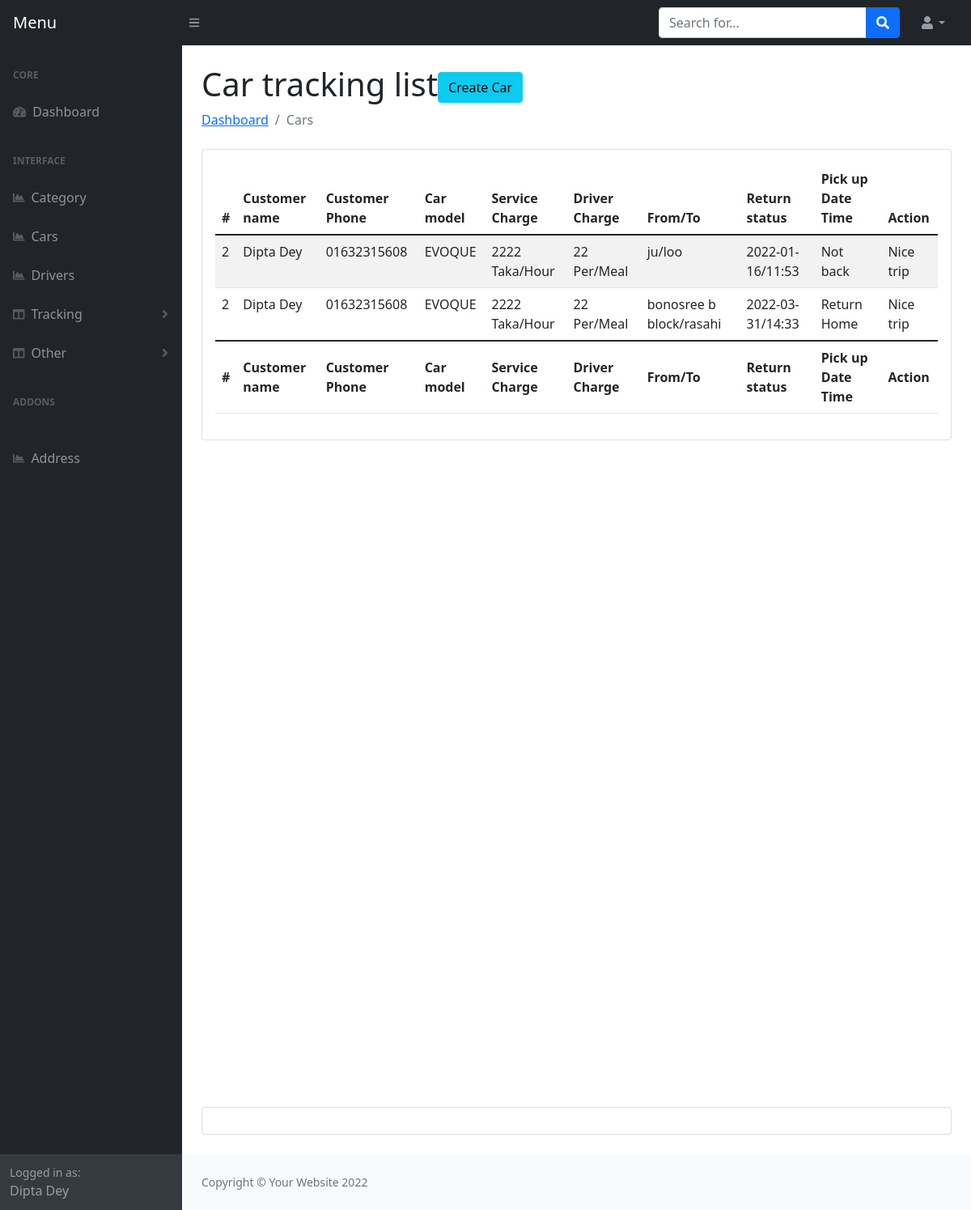
Before: /admin/last-rent.php (signed in) with the older database file.
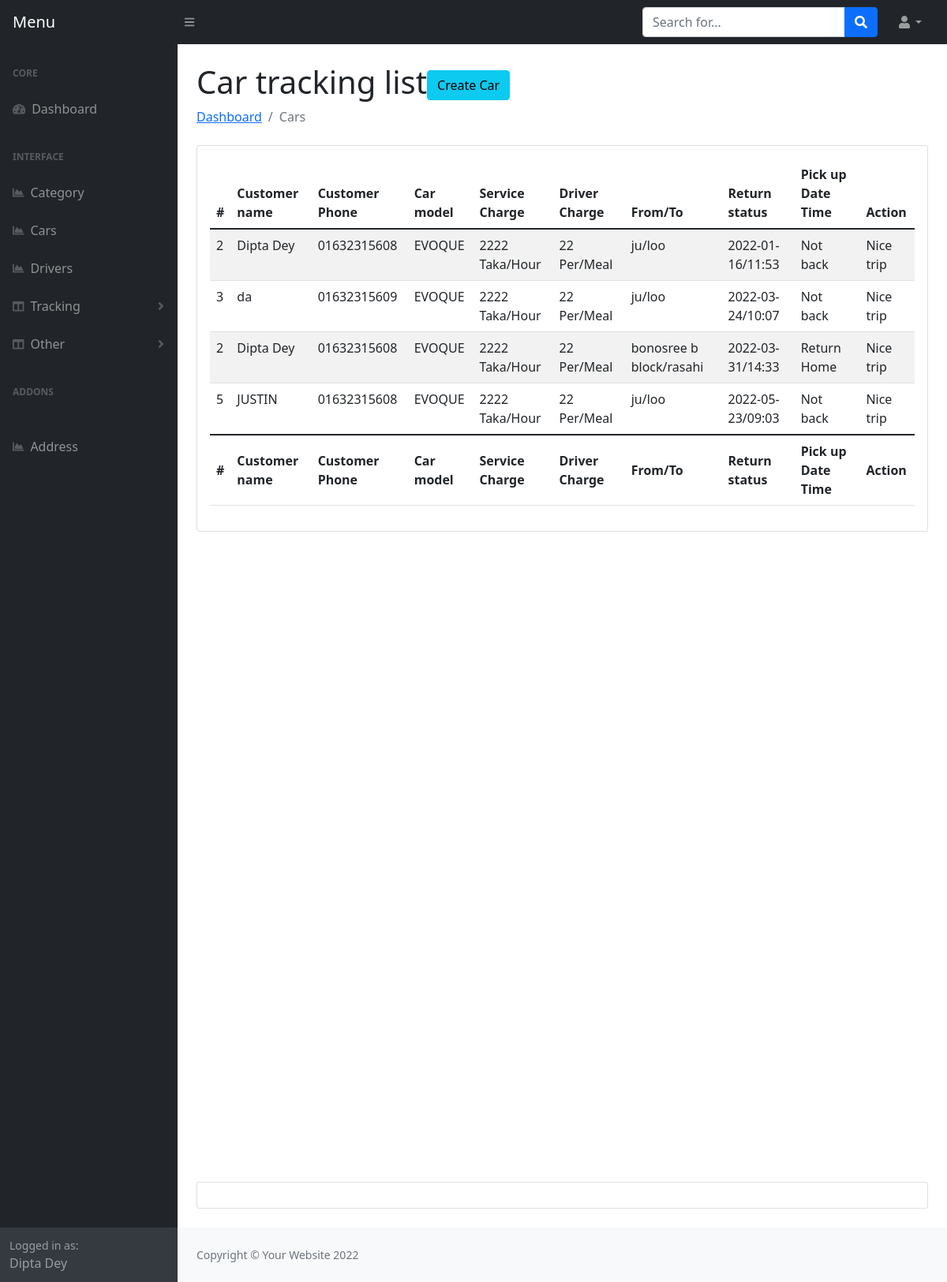
After: the same page with the newer database file.
### tables this page shows
CREATE TABLE `orders` (
  `Oid` int(11) NOT NULL,
  `car_id` int(11) NOT NULL,
  `user_id` int(11) NOT NULL,
  `driver_id` int(11) NOT NULL,
  `pickup_location` text NOT NULL,
  `dropup_location` text NOT NULL,
  `date` varchar(191) NOT NULL,
  `time` varchar(191) NOT NULL,
  `trip_loop` tinyint(4) NOT NULL,
  `status` tinyint(4) NOT NULL,
  `created_at` timestamp NOT NULL DEFAULT current_timestamp()
);

CREATE TABLE `users` (
  `id` int(11) NOT NULL,
  `name` varchar(155) NOT NULL,
  `email` varchar(155) NOT NULL,
  `phone` varchar(100) NOT NULL,
  `address` text NOT NULL,
  `password` varchar(150) NOT NULL,
  `national_id` int(11) NOT NULL,
  `image` varchar(155) NOT NULL,
  `otp` int(11) DEFAULT NULL,
  `auth_check` int(11) NOT NULL DEFAULT 0,
  `flag` tinyint(4) NOT NULL,
  `created_at` timestamp NOT NULL DEFAULT current_timestamp()
);

CREATE TABLE `cars` (
  `id` int(11) NOT NULL,
  `cat_id` int(11) NOT NULL,
  `name` varchar(200) NOT NULL,
  `model` varchar(200) NOT NULL,
  `mileage` varchar(200) NOT NULL,
  `seats` int(11) NOT NULL,
  `fuel` varchar(200) NOT NULL,
  `service_charge` varchar(200) NOT NULL,
  `driver_food_charge` varchar(200) NOT NULL,
  `description` text NOT NULL,
  `image` varchar(155) NOT NULL,
  `transmission` varchar(155) NOT NULL DEFAULT 'Manual',
  `airconditions` tinytext NOT NULL,
  `child_seat` tinytext NOT NULL,
  `gps` tinyint(4) NOT NULL,
  `luggage` tinytext NOT NULL,
  `music` tinytext NOT NULL,
  `seat_belt` tinyint(4) NOT NULL,
  `sleeping_bed` tinyint(4) NOT NULL,
  `water` tinyint(4) NOT NULL,
  `bluetooth` tinyint(4) NOT NULL,
  `onboard_computer` tinyint(4) NOT NULL,
  `audio_input` tinyint(4) NOT NULL,
  `long_term_trips` tinyint(4) NOT NULL,
  `car_kit` tinyint(4) NOT NULL,
  `remote_central_locking` tinyint(4) NOT NULL,
  `climate_control` tinyint(4) NOT NULL,
  `flag` tinyint(4) NOT NULL,
  `created_at` timestamp NOT NULL DEFAULT current_timestamp()
);

### admin/last-rent.php (the view, shortened to what this page needs)
<?php include 'header.php'; ?>
<main>
    <div class="container-fluid px-4">
        <h1 class="mt-4">Car tracking list<a class="btn btn-info" href="createcar.php">Create Car</a></h1>
        <ol class="breadcrumb mb-4">
            <li class="breadcrumb-item"><a href="index.php">Dashboard</a></li>
            <li class="breadcrumb-item active">Cars</li>
        </ol>
        <div class="card mb-4">
            <div class="card-body">
                <table class="table table-striped" id="datatablesSimple">
                    <thead>
                        <tr>
                            <th>#</th>
                            <th>Customer name</th>
                            <th>Customer Phone</th>
                            <th>Car model</th>
                            <th>Service Charge</th>
                            <th>Driver Charge</th>
                            <th>From/To</th>
                            <th>Return status</th>
                            <th>Pick up Date Time</th>
                            <th>Action</th>
                        </tr>
                    </thead>
                    <tfoot>
                        <tr>
                            <th>#</th>
                            <th>Customer name</th>
                            <th>Customer Phone</th>
                            <th>Car model</th>
                            <th>Service Charge</th>
                            <th>Driver Charge</th>
                            <th>From/To</th>
                            <th>Return status</th>
                            <th>Pick up Date Time</th>
                            <th>Action</th>
                        </tr>
                    </tfoot>
                    <tbody>
                        <?php
                        $query = "SELECT * FROM orders LEFT JOIN cars ON cars.id = orders.car_id LEFT JOIN users ON users.id = orders.user_id where orders.status=2 Order By orders.Oid asc";
                        $result = $con->query($query);
                        if ($result->num_rows > 0) {
                            foreach ($result as $key => $value) {
                        ?>
                                <tr>
                                    <td><?php echo $value['id']; ?></td>
                                    <td><?php echo $value['name']; ?></td>
                                    <td><?php echo $value['phone']; ?></td>
                                    <td><?php echo $value['model']; ?></td>
                                    <td><?php echo $value['service_charge']; ?> Taka/Hour</td>
                                    <td><?php echo $value['driver_food_charge']; ?> Per/Meal</td>
                                    <td><?php echo $value['pickup_location']; ?>/<?php echo $value['dropup_location']; ?></td>
                                    <td><?php echo $value['date']; ?>/<?php echo $value['time']; ?></td>
                                    <td>
                                        <?php
                                        if ($value['trip_loop'] == 0) {
                                            echo "Not back";
                                        } elseif ($value['trip_loop'] == 1) {
                                            echo "Return Home";
                                        } else {
                                        }
                                        ?>
                                    </td>
                                    <td>
                                        <?php
                                        if ($value['status'] == 0) {
                                            echo "Pending";
                                        } elseif ($value['status'] == 1) {
                                            echo "running";
                                        } else {
                                            echo "Nice trip";
                                        }
                                        ?>
                                    </td>
                                </tr>
                        <?php }
                        } ?>
                    </tbody>
                </table>
            </div>
        </div>
        <div style="height: 100vh"></div>
        <div class="card mb-4">
            <div class="card-body"></div>
        </div>
    </div>
</main>
<?php include 'footer.php'; ?>

Changed rows visible on the page:
now on this page (row edited): orders: user "3", user.name "da", user.phone "01632315609", car.model "EVOQUE", car.service_charge "2222", car.driver_food_charge "22", pickup_location "ju", dropup_location "loo", date "2022-03-24", time "10:07", trip_loop "Not back", status "Nice trip"
added orders: user "5", user.name "JUSTIN", user.phone "01632315608", car.model "EVOQUE", car.service_charge "2222", car.driver_food_charge "22", pickup_location "ju", dropup_location "loo", date "2022-05-23", time "09:03", trip_loop "Not back", status "Nice trip"
